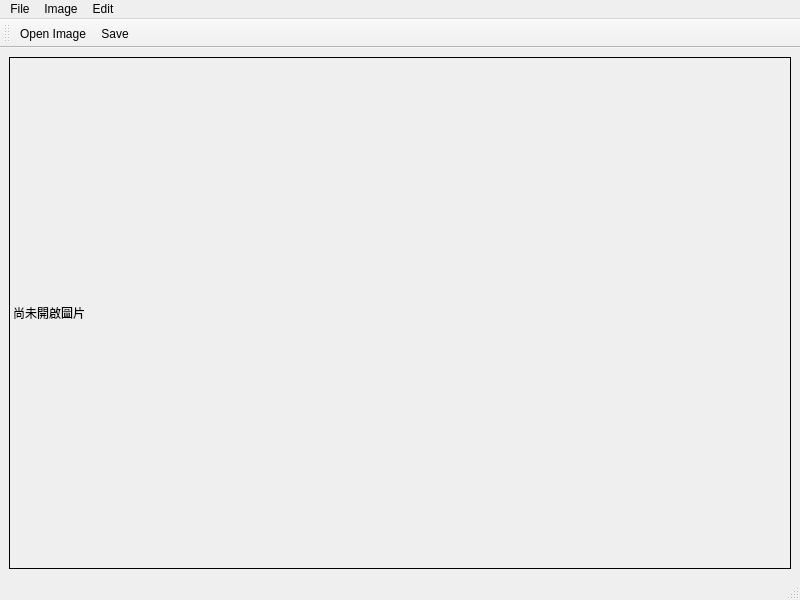
<?xml version="1.0" encoding="UTF-8"?>
<ui version="4.0">
 <class>MainWindow</class>
 <widget class="QMainWindow" name="mainToolBar">
  <property name="geometry">
   <rect>
    <x>0</x>
    <y>0</y>
    <width>800</width>
    <height>600</height>
   </rect>
  </property>
  <property name="windowTitle">
   <string>Main Toolbar</string>
  </property>
  <widget class="QWidget" name="centralwidget">
   <layout class="QVBoxLayout" name="verticalLayout">
    <item>
     <widget class="QLabel" name="labelImage">
      <property name="minimumSize">
       <size>
        <width>400</width>
        <height>300</height>
       </size>
      </property>
      <property name="frameShape">
       <enum>QFrame::Shape::Box</enum>
      </property>
      <property name="text">
       <string>尚未開啟圖片</string>
      </property>
      <property name="scaledContents">
       <bool>false</bool>
      </property>
      <property name="alignment">
       <set>Qt::AlignmentFlag::AlignLeading|Qt::AlignmentFlag::AlignLeft|Qt::AlignmentFlag::AlignVCenter</set>
      </property>
     </widget>
    </item>
   </layout>
  </widget>
  <widget class="QMenuBar" name="menubar">
   <property name="geometry">
    <rect>
     <x>0</x>
     <y>0</y>
     <width>800</width>
     <height>20</height>
    </rect>
   </property>
   <widget class="QMenu" name="menuFile">
    <property name="title">
     <string>File</string>
    </property>
    <addaction name="actionOpen_Image"/>
    <addaction name="actionSave"/>
    <addaction name="actionExit"/>
   </widget>
   <widget class="QMenu" name="menuEdit">
    <property name="title">
     <string>Edit</string>
    </property>
    <addaction name="actionReset_Image"/>
   </widget>
   <widget class="QMenu" name="menuImage">
    <property name="title">
     <string>Image</string>
    </property>
    <addaction name="actionRotate_Right"/>
   </widget>
   <addaction name="menuFile"/>
   <addaction name="menuImage"/>
   <addaction name="menuEdit"/>
  </widget>
  <widget class="QStatusBar" name="statusbar"/>
  <widget class="QToolBar" name="toolBar">
   <property name="windowTitle">
    <string>toolBar</string>
   </property>
   <attribute name="toolBarArea">
    <enum>TopToolBarArea</enum>
   </attribute>
   <attribute name="toolBarBreak">
    <bool>false</bool>
   </attribute>
   <addaction name="actionOpen_Image"/>
   <addaction name="actionSave"/>
  </widget>
  <action name="actionOpen_Image">
   <property name="text">
    <string>Open Image</string>
   </property>
   <property name="toolTip">
    <string>	開啟圖片</string>
   </property>
   <property name="shortcut">
    <string>Ctrl+O</string>
   </property>
   <property name="menuRole">
    <enum>QAction::MenuRole::NoRole</enum>
   </property>
  </action>
  <action name="actionSave">
   <property name="text">
    <string>Save</string>
   </property>
   <property name="shortcut">
    <string>Ctrl+V</string>
   </property>
   <property name="menuRole">
    <enum>QAction::MenuRole::NoRole</enum>
   </property>
  </action>
  <action name="actionExit">
   <property name="text">
    <string>Exit</string>
   </property>
   <property name="shortcut">
    <string>Ctrl+Q</string>
   </property>
   <property name="menuRole">
    <enum>QAction::MenuRole::NoRole</enum>
   </property>
  </action>
  <action name="actionRotate_Right">
   <property name="text">
    <string>Rotate Right</string>
   </property>
   <property name="menuRole">
    <enum>QAction::MenuRole::NoRole</enum>
   </property>
  </action>
  <action name="actionReset_Image">
   <property name="text">
    <string>Reset Image</string>
   </property>
   <property name="menuRole">
    <enum>QAction::MenuRole::NoRole</enum>
   </property>
  </action>
 </widget>
 <resources/>
 <connections/>
</ui>
